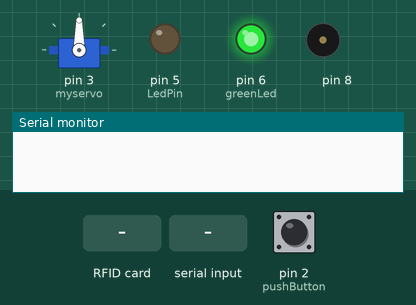
The sketch below on a simulated Arduino Uno, built with avr-gcc and run on an emulated ATmega328P. On the bench: servo, output pins drawn as LEDs (lit = HIGH), buzzer (waves = sounding), the last lines printed to the serial monitor. Dashed ring = blinking. The test bench sets the inputs (shaded band); at power-on: pin 2 (pushButton) LOW. Pins used as bus, display or sensor lines are not drawn.

Above: at 1.2 s.
1.3 s: RFID card D5 D3 A1 2C held to the reader
At 2.4 s:
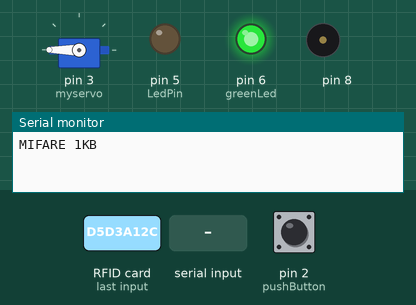
3.0 s: pin 2 (pushButton) pulled HIGH for 1 s
At 3.64 s:
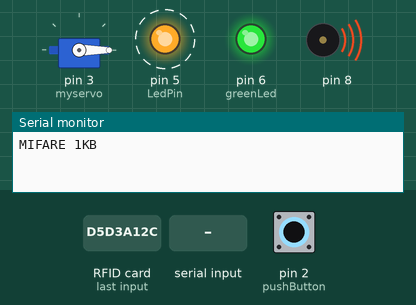
5.5 s: "1" received over the second serial link
At 6.2 s:
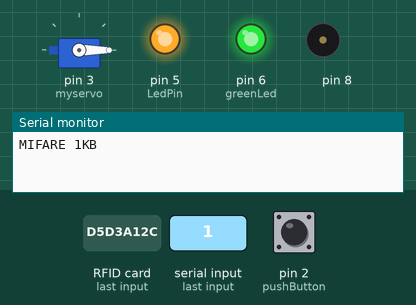
7.2 s: pin 2 (pushButton) pulled HIGH for 0.15 s
At 8.0 s:
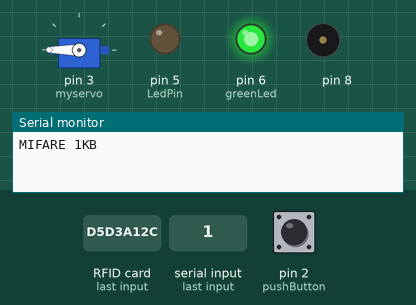
8.9 s: pin 2 (pushButton) pulled HIGH for 3.2 s
At 12.7 s:
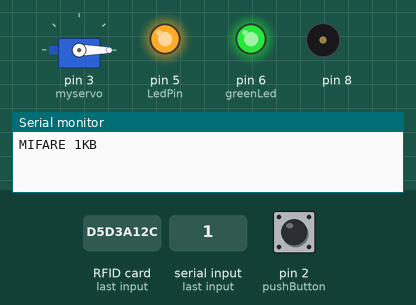
Timing chart, 0 to 14.2 s (numbered marks = the images above; inputs shaded):
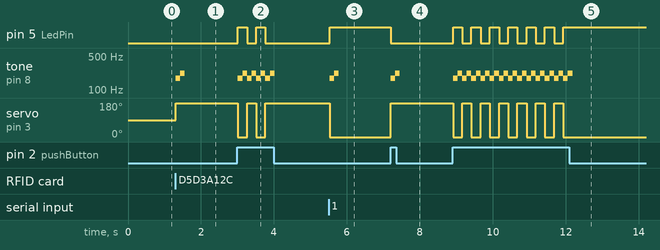

The sketch:

Door.ino
```cpp
#include <SPI.h>
#include <MFRC522.h>
#include <Servo.h>
#include <SoftwareSerial.h>

#define SS_PIN 10
#define RST_PIN 9
SoftwareSerial BTSerial(4,7);
#define  LA3 220.00
#define F3  174.61
#define C4  261.63

#define offset 2

// DURATION OF THE NOTES
#define BPM 120    //  you can change this value changing all the others
#define H 2*Q //half 2/4
#define Q 60000/BPM //quarter 1/4
#define E Q/2   //eighth 1/8
#define S Q/4 // sixteenth 1/16
#define W 4*Q // whole 4/4

MFRC522 rfid(SS_PIN, RST_PIN); // Instance of the class

Servo myservo;  // create servo object to control a servo
int pos = 0;    // variable to store the servo position
bool dopen;

int pushButton = 2;
bool sbut;
int LedPin = 5;
int greenLed = 6;
byte blueCard[4] =  {0xD5, 0xD3, 0xA1, 0x2C};
byte IlliaCard[4] = {0xE5, 0x5E, 0x05, 0x9C};
byte AntonCard[4] = {0x05, 0x00, 0x5F, 0x9C};
byte DimaCard[4] =  {0x15, 0x56, 0x60, 0x9C};
byte MaksCard[4] =  {0x53, 0x7D, 0x5F, 0x00};

void setup()
{
  Serial.begin(9600);
  BTSerial.begin(38400);
  myservo.attach(3);
  dopen = true;
  sbut = false;

  SPI.begin();
  rfid.PCD_Init();
  pinMode(LedPin, OUTPUT);
  pinMode(greenLed, OUTPUT);
  pinMode(pushButton, INPUT);

  digitalWrite(LedPin, LOW);
  digitalWrite(greenLed, 150);
//  blueCard = {0xD5, 0xD3, 0xA1, 0x2C};
  //IlliaCard = {0xE5, 0x5E, 0x05, 0x9C};
 // AntonCard = {0x05, 0x00, 0x5F, 0x9C};
//  DimaCard = {0x15, 0x56, 0x60, 0x9C};
}

void loop()
{
    int val = digitalRead(pushButton);
   if (BTSerial.available())
    {
      if(BTSerial.read()=='1')
        MoveDoor();
        return;
    }
    if (val == HIGH && sbut == false)
    {
      MoveDoor();
      sbut = true;
      return;
    }
    if (val == HIGH && sbut == true)
    {
      MoveDoor();
      sbut = false;
      return;
    }

  if ( !rfid.PICC_IsNewCardPresent()) //break loop if no cards available
    return;

  if ( !rfid.PICC_ReadCardSerial())   //break loop if card ID isn't read
    return;
  MFRC522::PICC_Type piccType = rfid.PICC_GetType(rfid.uid.sak);
  Serial.println(rfid.PICC_GetTypeName(piccType));
  // Check is the PICC of Classic MIFARE type
  if (piccType != MFRC522::PICC_TYPE_MIFARE_MINI &&
      piccType != MFRC522::PICC_TYPE_MIFARE_1K &&
      piccType != MFRC522::PICC_TYPE_MIFARE_4K)
    {
      return;
    }
  if (pickCard(blueCard) || pickCard(AntonCard) || pickCard(IlliaCard) || pickCard(DimaCard) || pickCard(MaksCard))
  {
    MoveDoor();
  }
  // Halt PICC
  rfid.PICC_HaltA();

  // Stop encryption on PCD
  rfid.PCD_StopCrypto1();
}


void MoveDoor()
{
  myservo.attach(3);
  if (dopen)
  {
    digitalWrite(LedPin, LOW);
    myservo.write(180);
  }
  else
  {
    digitalWrite(LedPin, HIGH);
    myservo.write(0);
  }
  dopen = !dopen;
  playSound();
  myservo.detach();
}

bool pickCard(byte CurPICC[4])
{
  if (rfid.uid.uidByte[0] == CurPICC[0] &&
      rfid.uid.uidByte[1] == CurPICC[1] &&
      rfid.uid.uidByte[2] == CurPICC[2] &&
      rfid.uid.uidByte[3] == CurPICC[3])
      {
        return true;
      }
      else
      {
        return false;
      }
}
/**
   Helper routine to dump a byte array as hex values to Serial.
*/
void printHex(byte *buffer, byte bufferSize)
{
  for (byte i = 0; i < bufferSize; i++)
  {
    Serial.print(buffer[i] < 0x10 ? " 0" : " ");
    Serial.print(buffer[i], HEX);
  }
}

void playSound()
{
  tone(8, F3, S);
  delay(1+S);
  tone(8, LA3, S);
  delay(1 + S);
}
```

Measured:
- after the input at 1.3 s, tone on pin 8: silent → 174 Hz at once, → 220 Hz 0.13 s later, → silent 0.13 s later; servo on pin 3 (myservo): 90° → 180° at once
- after the input at 3.0 s, pin 5 (LedPin): alternates HIGH for 0.25 s and LOW for 0.25 s, 4 changes in all, then stays LOW, starting at once; tone on pin 8: silent → 174 Hz at once, then repeats every 0.25 s: 220 Hz 0.13 s, 174 Hz 0.13 s, until it stays silent from 4.0 s
- after the input at 5.5 s, pin 5 (LedPin): LOW → HIGH at once; tone on pin 8: silent → 174 Hz at once, → 220 Hz 0.13 s later, → silent 0.13 s later; servo on pin 3 (myservo): 180° → 0° at once
- after the input at 7.2 s, pin 5 (LedPin): HIGH → LOW at once; tone on pin 8: silent → 174 Hz at once, → 220 Hz 0.13 s later, → silent 0.13 s later; servo on pin 3 (myservo): 0° → 180° at once
- after the input at 8.9 s, pin 5 (LedPin): alternates HIGH for 0.25 s and LOW for 0.25 s, 13 changes in all, then stays HIGH, starting at once; tone on pin 8: silent → 174 Hz at once, then repeats every 0.25 s: 220 Hz 0.13 s, 174 Hz 0.13 s, until it stays silent from 12.2 s
